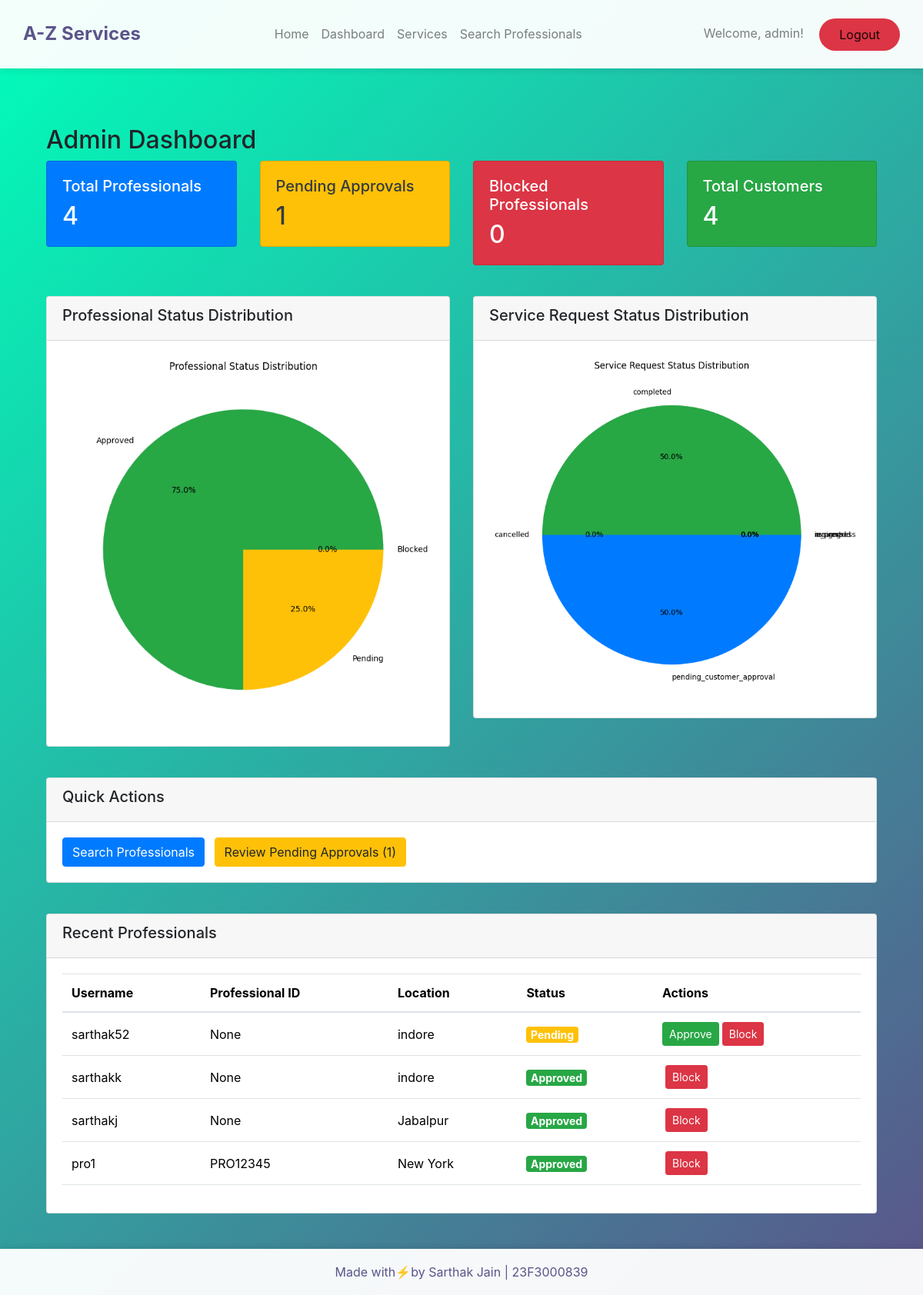
The app's page /admin/dashboard (signed in) with its own data.
### app/models.py (models this page shows, shortened)
class User(UserMixin, db.Model):
    __tablename__ = 'user'
    id = db.Column(db.Integer, primary_key=True)
    username = db.Column(db.String(80), unique=True, nullable=False)
    password = db.Column(db.String(120), nullable=False)
    role = db.Column(db.String(20), nullable=False)  # 'admin', 'professional', 'customer'
    is_approved = db.Column(db.Boolean, default=False)
    is_blocked = db.Column(db.Boolean, default=False)
    average_rating = db.Column(db.Float, default=0.0)
    location = db.Column(db.String(100))
    pincode = db.Column(db.String(6))
    professional_id = db.Column(db.String(8), unique=True)  # For format PRO12345
    service_requests_made = db.relationship('ServiceRequest',
                                          foreign_keys='ServiceRequest.customer_id',
                                          backref='customer')
    service_requests_received = db.relationship('ServiceRequest',
                                              foreign_keys='ServiceRequest.professional_id',
                                              backref='professional')
    reviews_given = db.relationship('Review',
                                  foreign_keys='Review.customer_id',
                                  backref='reviewer')
    reviews_received = db.relationship('Review',
                                     foreign_keys='Review.professional_id',
                                     backref='reviewed_professional')

### app/views/admin.py (the view)
@admin_bp.route('/dashboard')
@admin_required
def dashboard():
    total_professionals = User.query.filter_by(role='professional').count()
    pending_approvals = User.query.filter_by(role='professional', is_approved=False).count()
    blocked_professionals = User.query.filter_by(role='professional', is_blocked=True).count()
    total_customers = User.query.filter_by(role='customer').count()
    recent_professionals = User.query.filter_by(role='professional')\
        .order_by(User.id.desc())\
        .limit(5)\
        .all()
    plt.figure(figsize=(8, 8))
    plt.pie([
        total_professionals - pending_approvals - blocked_professionals,
        pending_approvals,
        blocked_professionals
    ],
        labels=['Approved', 'Pending', 'Blocked'],
        colors=['#28a745', '#ffc107', '#dc3545'],
        autopct='%1.1f%%'
    )
    plt.title('Professional Status Distribution')
    buffer = io.BytesIO()
    plt.savefig(buffer, format='png', bbox_inches='tight')
    buffer.seek(0)
    professional_chart = base64.b64encode(buffer.getvalue()).decode()
    plt.close()
    service_requests = ServiceRequest.query.all()
    status_counts = {
        'requested': 0,
        'assigned': 0,
        'in_progress': 0,
        'completed': 0,
        'cancelled': 0
    }
    for request in service_requests:
        status_counts[request.status] = status_counts.get(request.status, 0) + 1
    plt.figure(figsize=(8, 8))
    plt.pie(status_counts.values(),
        labels=status_counts.keys(),
        colors=['#007bff', '#17a2b8', '#ffc107', '#28a745', '#dc3545'],
        autopct='%1.1f%%'
    )
    plt.title('Service Request Status Distribution')
    buffer = io.BytesIO()
    plt.savefig(buffer, format='png', bbox_inches='tight')
    buffer.seek(0)
    requests_chart = base64.b64encode(buffer.getvalue()).decode()
    plt.close()
    return render_template('admin/dashboard.html',
                         total_professionals=total_professionals,
                         pending_approvals=pending_approvals,
                         blocked_professionals=blocked_professionals,
                         total_customers=total_customers,
                         professional_chart=professional_chart,
                         requests_chart=requests_chart,
                         recent_professionals=recent_professionals)

### app/__init__.py (called while the page is built)
def create_app(config_class=Config):
    app = Flask(__name__)
    app.config.from_object(config_class)
    db.init_app(app)
    migrate.init_app(app, db)
    login_manager.init_app(app)
    login_manager.login_view = 'main.login'
    from .models import User
    @login_manager.user_loader
    def load_user(user_id):
        return User.query.get(int(user_id))
    from .views.admin import admin_bp
    from .views.customer import customer_bp
    from .views.professional import professional_bp
    from .routes import main_bp
    app.register_blueprint(admin_bp, url_prefix='/admin')
    app.register_blueprint(customer_bp, url_prefix='/customer')
    app.register_blueprint(professional_bp, url_prefix='/professional')
    app.register_blueprint(main_bp)
    with app.app_context():
        db.create_all()
    return app

### app/views/admin.py (called while the page is built)
def admin_required(f):
    @wraps(f)
    @login_required
    def decorated_function(*args, **kwargs):
        if not current_user.role == 'admin':
            flash('You must be an admin to access this page.', 'danger')
            return redirect(url_for('main.index'))
        return f(*args, **kwargs)
    return decorated_function

### app/templates/admin/dashboard.html (shortened to what this page needs)
{% extends "layout.html" %}
{% block content %}
<div class="container mt-4">
    <h2>Admin Dashboard</h2>
    <div class="row mb-4">
        <div class="col-md-3">
            <div class="card bg-primary text-white">
                <div class="card-body">
                    <h5 class="card-title">Total Professionals</h5>
                    <h2 class="card-text">{{ total_professionals }}</h2>
                </div>
            </div>
        </div>
        <div class="col-md-3">
            <div class="card bg-warning text-dark">
                <div class="card-body">
                    <h5 class="card-title">Pending Approvals</h5>
                    <h2 class="card-text">{{ pending_approvals }}</h2>
                </div>
            </div>
        </div>
        <div class="col-md-3">
            <div class="card bg-danger text-white">
                <div class="card-body">
                    <h5 class="card-title">Blocked Professionals</h5>
                    <h2 class="card-text">{{ blocked_professionals }}</h2>
                </div>
            </div>
        </div>
        <div class="col-md-3">
            <div class="card bg-success text-white">
                <div class="card-body">
                    <h5 class="card-title">Total Customers</h5>
                    <h2 class="card-text">{{ total_customers }}</h2>
                </div>
            </div>
        </div>
    </div>
<div class="row mb-4">
    <div class="col-md-6">
        <div class="card">
            <div class="card-header">
                <h5>Professional Status Distribution</h5>
            </div>
            <div class="card-body text-center">
                <img
                     class="img-fluid"
                     alt="Professional Status Distribution">
            </div>
        </div>
    </div>
    <div class="col-md-6">
        <div class="card">
            <div class="card-header">
                <h5>Service Request Status Distribution</h5>
            </div>
            <div class="card-body text-center">
                <img
                     class="img-fluid"
                     alt="Service Request Status Distribution">
                </div>
            </div>
        </div>
    </div>
    <div class="row mb-4">
        <div class="col-md-12">
            <div class="card">
                <div class="card-header">
                    <h5>Quick Actions</h5>
                </div>
                <div class="card-body">
                    <a href="{{ url_for('admin.search_professionals') }}" class="btn btn-primary me-2">
                        Search Professionals
                    </a>
                    {% if pending_approvals > 0 %}
                    <a href="{{ url_for('admin.search_professionals', search_type='approval', search_term='pending') }}"
                       class="btn btn-warning">
                        Review Pending Approvals ({{ pending_approvals }})
                    </a>
                    {% endif %}
                </div>
            </div>
        </div>
    </div>
    <div class="card">
        <div class="card-header">
            <h5>Recent Professionals</h5>
        </div>
        <div class="card-body">
            <div class="table-responsive">
                <table class="table table-hover">
                    <thead>
                        <tr>
                            <th>Username</th>
                            <th>Professional ID</th>
                            <th>Location</th>
                            <th>Status</th>
                            <th>Actions</th>
                        </tr>
                    </thead>
                    <tbody>
                        {% for professional in recent_professionals %}
                        <tr>
                            <td>{{ professional.username }}</td>
                            <td>{{ professional.professional_id }}</td>
                            <td>{{ professional.location }}</td>
                            <td>
                                {% if professional.is_approved %}
                                    <span class="badge bg-success">Approved</span>
                                {% else %}
                                    <span class="badge bg-warning">Pending</span>
                                {% endif %}
                            </td>
                            <td>
                                <div class="btn-group" role="group">
                                    {% if not professional.is_approved %}
                                    <form action="{{ url_for('admin.approve_professional', user_id=professional.id) }}"
                                          method="POST" class="d-inline">
                                        <button type="submit" class="btn btn-success btn-sm">
                                            Approve
                                        </button>
                                    </form>
                                    {% endif %}
                                    <form action="{{ url_for('admin.block_professional', user_id=professional.id) }}"
                                          method="POST" class="d-inline ms-1">
                                        <button type="submit" class="btn btn-danger btn-sm">
                                            {{ 'Unblock' if professional.is_blocked else 'Block' }}
                                        </button>
                                    </form>
                                </div>
                            </td>
                        </tr>
                        {% endfor %}
                    </tbody>
                </table>
            </div>
        </div>
    </div>
</div>
{% endblock %}

### app/templates/layout.html (shortened to what this page needs)
<!DOCTYPE html>
<html lang="en">
<head>
    <link href="https://cdn.jsdelivr.net/npm/bootstrap@5.3.2/dist/css/bootstrap.min.css" rel="stylesheet">
    <link rel="stylesheet" href="https://stackpath.bootstrapcdn.com/bootstrap/4.5.2/css/bootstrap.min.css">
</head>
<body>
    <nav class="navbar navbar-expand-lg navbar-light d-flex justify-content-between">
        <div>
        <a class="navbar-brand" href="{{ url_for('main.index') }}">A-Z Services</a>
        </div>
            <ul class="navbar-nav">
                <li class="nav-item">
                    <a class="nav-link" href="{{ url_for('main.index') }}">Home</a>
                </li>
                {% if current_user.is_authenticated %}
                    <li class="nav-item">
                        {% if current_user.role == 'customer' %}
                            <a class="nav-link" href="{{ url_for('customer.dashboard') }}">Dashboard</a>
                        {% elif current_user.role == 'professional' %}
                            <a class="nav-link" href="{{ url_for('professional.dashboard') }}">Dashboard</a>
                        {% elif current_user.role == 'admin' %}
                            <a class="nav-link" href="{{ url_for('admin.dashboard') }}">Dashboard</a>
                        {% endif %}
                    </li>
                {% endif %}
                {% if current_user.role=="admin" %}
                <li class="nav-item">
                    <a class="nav-link" href="{{ url_for('admin.manage_services') }}">Services</a>
                </li>
                {% endif %}
                {% if current_user.role=="admin" %}
                <li class="nav-item">
                    <a class="nav-link" href="{{ url_for('admin.search_professionals') }}">Search Professionals</a>
                </li>
                {% endif %}
            </ul>
            <div class="navbar-text">
                {% if current_user.is_authenticated %}
                    <span class="navbar-text mr-3">Welcome, {{ current_user.username }}!</span>
                    <a class="btn btn-logout" href="{{ url_for('main.logout') }}">Logout</a>
                {% else %}
                    <a class="btn btn-login" href="{{ url_for('main.login') }}">Login</a>
                    <a class="btn btn-register" href="{{ url_for('main.register') }}">Register</a>
                {% endif %}
            </div>
    </nav>
    <div class="page-wrapper">
        <div class="container">
            {% block content %}{% endblock %}
        </div>
    </div>
    <footer class="footer">
        <p class="mb-0">Made with⚡by Sarthak Jain | 23F3000839</p>
    </footer>
</body>
</html>

### app/templates/layout.html (style rules this page uses)
body { background: linear-gradient(135deg, #00feba, #5b548a); min-height: 100vh; padding-bottom: 60px; position: relative; }
.navbar { padding: 15px 30px; background: rgba(255, 255, 255, 0.95) !important; box-shadow: 0 2px 10px rgba(0,0,0,0.1); }
.navbar-brand { font-weight: bold; font-size: 24px; color: #5b548a !important; }
.page-wrapper { padding-top: 50px; padding-bottom: 30px; }
.btn-logout { background: #dc3545; color: white; padding: 8px 25px; border-radius: 25px; }
.footer { position: absolute; bottom: 0; width: 100%; height: 60px; background: rgba(255, 255, 255, 0.95); display: flex; align-items: center; justify-content: center; color: #5b548a; box-shadow: 0 -2px 10px rgba(0,0,0,0.1); }

### app/templates/admin/dashboard.html (style rules this page uses)
.card { margin-bottom: 1rem; }
.card-title { margin-bottom: 0.5rem; }
.table td, .table th { vertical-align: middle; }
.badge { font-size: 0.875rem; }

### records on screen
User: username "admin"
User: username "sarthak52", professional_id "None", location "indore", is_approved "Pending", is_blocked "Block"
User: username "sarthakk", professional_id "None", location "indore", is_approved "Approved", is_blocked "Block"
User: username "sarthakj", professional_id "None", location "Jabalpur", is_approved "Approved", is_blocked "Block"
User: username "pro1", professional_id "PRO12345", location "New York", is_approved "Approved", is_blocked "Block"

### other values on screen
{{ total_professionals }} "4"
{{ pending_approvals }} "1"
{{ blocked_professionals }} "0"
{{ total_customers }} "4"
